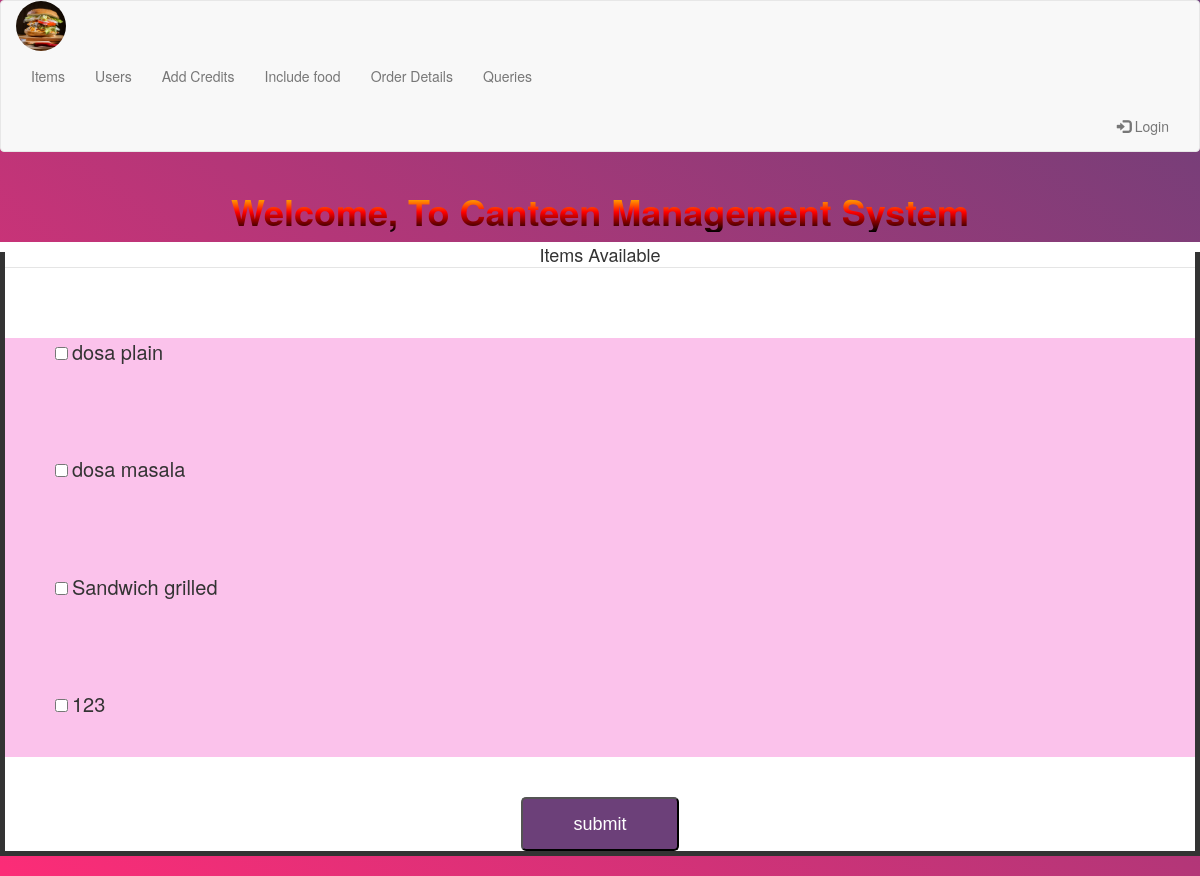
The app's page /food/include_food.php, older data.
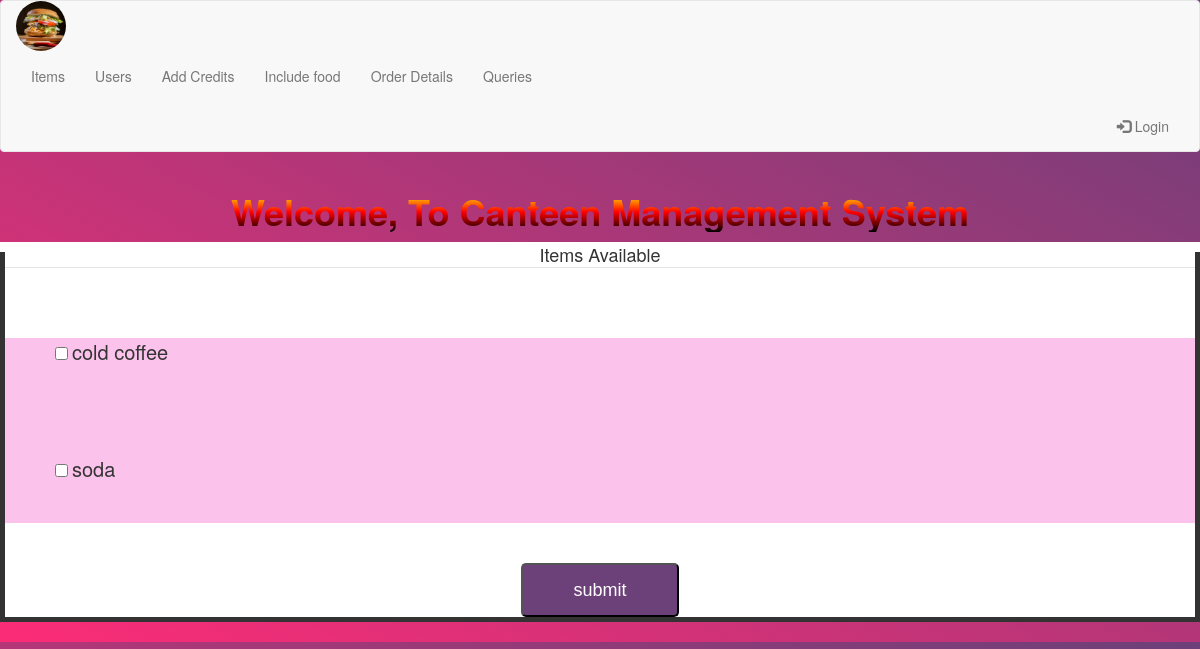
The same page, newer data.
### tables this page shows
CREATE TABLE `food_items` (
  `item_name` varchar(20) NOT NULL,
  `price` int NOT NULL,
  `Include` int NOT NULL DEFAULT '0'
);

### food/include_food.php (the view, shortened to what this page needs)
<?php
include("../signin/navigation3.php");
$conn = mysqli_connect("localhost", "phpmyadmin", "admin", "canteen_delivery_system") or die("Connection Error: " . mysqli_error($conn));
$result = mysqli_query($conn, "SELECT * FROM food_items ");
?>
<html>
<head>
</head>
<body style="background: -webkit-gradient(linear, left bottom, left top, from(#fbc2eb), to(#a18cd1));
  background: -webkit-linear-gradient(bottom, #fbc2eb 0%, #a18cd1 100%);
  background: -moz-linear-gradient(bottom, #fbc2eb 0%, #a18cd1 100%);
  background: -o-linear-gradient(bottom, #fbc2eb 0%, #a18cd1 100%);
  background: linear-gradient(to top, #fbc2eb 0%, #a18cd1 100%);
   background: -webkit-gradient(linear, left bottom, right top, from(#fc2c77), to(#6c4079));
  background: -webkit-linear-gradient(bottom left, #fc2c77 0%, #6c4079 100%);
  background: -moz-linear-gradient(bottom left, #fc2c77 0%, #6c4079 100%);
  background: -o-linear-gradient(bottom left, #fc2c77 0%, #6c4079 100%);
  background: linear-gradient(to top right, #fc2c77 0%, #6c4079 100%);">
<div style="background-color:white;">
<form action="./include.php" method='post'>
<fieldset style="border:solid 5px ; ">
  <legend style="text-align:center; font-size: large;">Items Available</legend>
  <div class="d">
<?php
while($row = mysqli_fetch_array($result)) {
?>
  <div style="float:bottom;  margin-top:50px; margin-left:50px"><input type="checkbox" name="<?=$row["item_name"];?>"  > <span style="font-size: 20px;"><?=$row["item_name"];?> <span></p><br></div>
<?php
}
?>
  </div>
<br>
<br>
<center><button type="submit" class="button"> submit  </submit>
</fieldset>
</div>
<br>

Row changes from the older to the newer data that the page shows:
removed food_items: item_name "dosa plain"
removed food_items: item_name "dosa masala"
removed food_items: item_name "Sandwich grilled"
removed food_items: item_name "123"
added food_items: item_name "cold coffee"
added food_items: item_name "soda"
